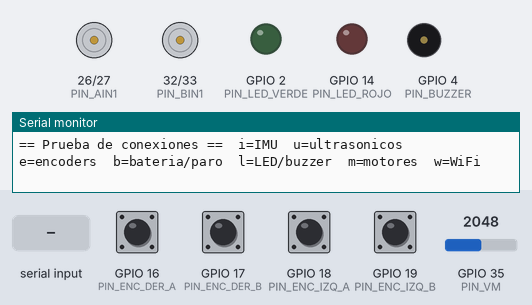
This sketch was run on a simulated ESP32. On the bench: motor-driver pin pairs drawn as motors (green arrow = first pin HIGH = forward, orange = second pin HIGH = backward, longer = more drive, scaled by the enable pin), output pins drawn as LEDs (lit = HIGH), buzzer (waves = sounding, pin HIGH), the last lines printed to the serial monitor. The test bench sets the inputs (shaded band); at power-on: GPIO 16 (PIN_ENC_DER_A), GPIO 17 (PIN_ENC_DER_B), GPIO 18 (PIN_ENC_IZQ_A), GPIO 19 (PIN_ENC_IZQ_B) HIGH, GPIO 35 (PIN_VM) = 2048.

Above: at 1.5 s.
1.6 s: "l\n" received over Serial
At 1.9 s:
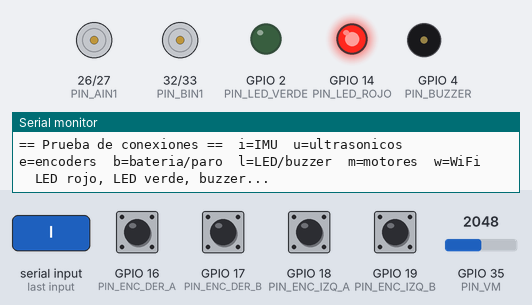
At 2.6 s:
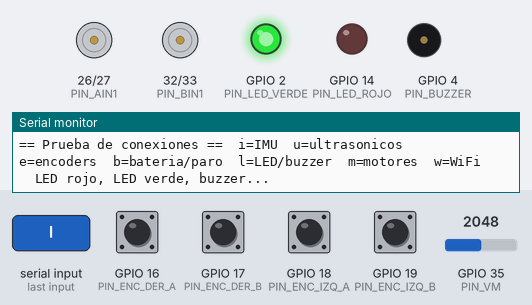
4.5 s: "m\n" received over Serial
7.5 s: "esp32\n" received over Serial
At 8.7 s:
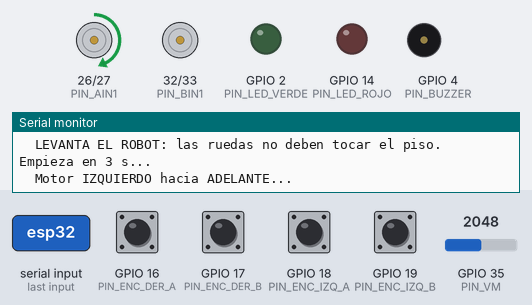
10.5 s: GPIO 17 (PIN_ENC_DER_B) pulled LOW for 1 s
Timing chart, 0 to 13.5 s (numbered marks = the images above; inputs shaded):
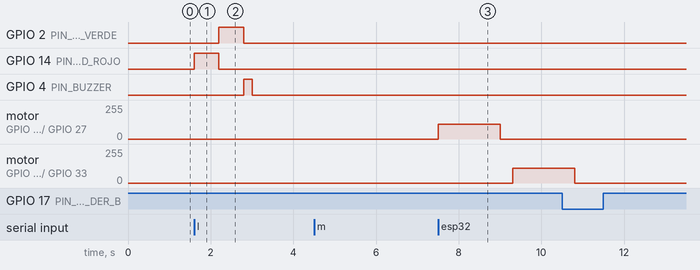

Measured:
- after the input at 1.6 s, GPIO 2 (PIN_LED_VERDE): LOW → HIGH after 0.60 s, → LOW 0.60 s later; GPIO 14 (PIN_LED_ROJO): LOW → HIGH at once, → LOW 0.60 s later; GPIO 4 (PIN_BUZZER): LOW → HIGH after 1.2 s, → LOW 0.20 s later

The sketch:

prueba_conexiones.ino
```cpp
// Prueba de conexiones del robot de carga (ESP32 DevKit V1 de 30 pines).
//
// NO es el firmware del robot: solo sirve para comprobar, pieza por pieza,
// que todo quedó bien cableado. Ver docs/tutorial_conexion.md.
//
// Uso: abre el Monitor Serie a 115200 baudios y escribe una letra:
//   i = buscar la IMU (I2C)        u = leer los 3 ultrasónicos
//   e = ver los encoders           b = voltaje de batería / paro de emergencia
//   l = probar LED y buzzer        m = probar motores (¡ruedas al aire!)
//   w = crear la red WiFi del robot
//
// Solo usa las librerías que ya trae el núcleo "esp32" de Arduino.

#include <WiFi.h>
#include <Wire.h>

// ---- Pines (deben coincidir con docs/tutorial_conexion.md) -----------------
const int PIN_SDA = 21, PIN_SCL = 22;                 // IMU MPU6050
const int PIN_PWMA = 25, PIN_AIN1 = 26, PIN_AIN2 = 27; // Motor izquierdo
const int PIN_PWMB = 13, PIN_BIN1 = 32, PIN_BIN2 = 33; // Motor derecho
const int PIN_ENC_IZQ_A = 18, PIN_ENC_IZQ_B = 19;
const int PIN_ENC_DER_A = 16, PIN_ENC_DER_B = 17;
const int PIN_TRIG_FRENTE = 23, PIN_ECHO_FRENTE = 36;
const int PIN_TRIG_IZQ = 15, PIN_ECHO_IZQ = 39;
const int PIN_TRIG_DER = 5, PIN_ECHO_DER = 34;
const int PIN_VM = 35;                                // Voltaje de motores (divisor)
const int PIN_BUZZER = 4, PIN_LED_ROJO = 14, PIN_LED_VERDE = 2;

// Divisor de voltaje de PIN_VM: 10 kΩ arriba, 2.2 kΩ abajo.
const float DIVISOR = (10000.0 + 2200.0) / 2200.0;

// 11 pulsos por vuelta del motor x reducción 45:1 x 4 flancos (cuadratura).
const float CUENTAS_POR_VUELTA = 11.0 * 45.0 * 4.0;

volatile long cuentasIzq = 0, cuentasDer = 0;

void IRAM_ATTR isrIzqA() { cuentasIzq += (digitalRead(PIN_ENC_IZQ_A) == digitalRead(PIN_ENC_IZQ_B)) ? -1 : 1; }
void IRAM_ATTR isrIzqB() { cuentasIzq += (digitalRead(PIN_ENC_IZQ_A) == digitalRead(PIN_ENC_IZQ_B)) ? 1 : -1; }
void IRAM_ATTR isrDerA() { cuentasDer += (digitalRead(PIN_ENC_DER_A) == digitalRead(PIN_ENC_DER_B)) ? -1 : 1; }
void IRAM_ATTR isrDerB() { cuentasDer += (digitalRead(PIN_ENC_DER_A) == digitalRead(PIN_ENC_DER_B)) ? 1 : -1; }

void motor(int pinPwm, int pinIn1, int pinIn2, int potencia) { // potencia: -255..255
  digitalWrite(pinIn1, potencia > 0);
  digitalWrite(pinIn2, potencia < 0);
  analogWrite(pinPwm, abs(potencia));
}

void pararMotores() {
  motor(PIN_PWMA, PIN_AIN1, PIN_AIN2, 0);
  motor(PIN_PWMB, PIN_BIN1, PIN_BIN2, 0);
}

float voltajeMotores() {
  long mv = 0;
  for (int i = 0; i < 16; i++) mv += analogReadMilliVolts(PIN_VM);
  return (mv / 16.0 / 1000.0) * DIVISOR;
}

float distanciaCm(int trig, int echo) {
  digitalWrite(trig, LOW);
  delayMicroseconds(3);
  digitalWrite(trig, HIGH);
  delayMicroseconds(10);
  digitalWrite(trig, LOW);
  unsigned long us = pulseIn(echo, HIGH, 30000); // 30 ms = unos 5 m
  return us == 0 ? -1 : us / 58.0;
}

void probarImu() {
  Serial.println("Buscando dispositivos I2C...");
  int encontrados = 0;
  for (int dir = 1; dir < 127; dir++) {
    Wire.beginTransmission(dir);
    if (Wire.endTransmission() == 0) {
      Serial.printf("  Dispositivo en 0x%02X%s\n", dir, (dir == 0x68 || dir == 0x69) ? "  <- MPU6050" : "");
      encontrados++;
    }
  }
  if (encontrados == 0) Serial.println("  Nada. Revisa SDA=21, SCL=22, VCC=3V3 y GND.");
}

void probarUltrasonicos() {
  for (int i = 0; i < 10; i++) {
    float f = distanciaCm(PIN_TRIG_FRENTE, PIN_ECHO_FRENTE);
    delay(30); // deja que se apague el eco antes de disparar el siguiente
    float iz = distanciaCm(PIN_TRIG_IZQ, PIN_ECHO_IZQ);
    delay(30);
    float de = distanciaCm(PIN_TRIG_DER, PIN_ECHO_DER);
    Serial.printf("  frente %6.1f cm | izquierda %6.1f cm | derecha %6.1f cm   (-1 = sin eco)\n", f, iz, de);
    delay(300);
  }
}

void probarEncoders() {
  Serial.println("Gira cada rueda con la mano hacia ADELANTE: su cuenta debe SUBIR.");
  Serial.println("Si baja, intercambia los cables amarillo y verde de ese motor.");
  for (int i = 0; i < 20; i++) {
    long iz = cuentasIzq, de = cuentasDer;
    Serial.printf("  izq %7ld (%.2f vueltas) | der %7ld (%.2f vueltas)\n",
                  iz, iz / CUENTAS_POR_VUELTA, de, de / CUENTAS_POR_VUELTA);
    delay(500);
  }
}

void probarBateria() {
  float v = voltajeMotores();
  Serial.printf("  Voltaje en VM: %.2f V\n", v);
  if (v < 2.0) Serial.println("  -> Paro de emergencia PRESIONADO (o falta el divisor / la bateria).");
  else if (v < 9.6) Serial.println("  -> Bateria BAJA: cargala antes de seguir.");
  else Serial.println("  -> Correcto (3S llena = 12.6 V, vacia = 9.0 V).");
}

void probarLedBuzzer() {
  Serial.println("  LED rojo, LED verde, buzzer...");
  digitalWrite(PIN_LED_ROJO, HIGH); delay(600); digitalWrite(PIN_LED_ROJO, LOW);
  digitalWrite(PIN_LED_VERDE, HIGH); delay(600); digitalWrite(PIN_LED_VERDE, LOW);
  digitalWrite(PIN_BUZZER, HIGH); delay(200); digitalWrite(PIN_BUZZER, LOW);
}

// Mueve un motor 1.5 s y avisa si el encoder no contó o contó al revés.
void probarUnMotor(const char* nombre, int pwm, int in1, int in2, volatile long* cuentas) {
  long antes = *cuentas;
  Serial.printf("  %s hacia ADELANTE...\n", nombre);
  motor(pwm, in1, in2, 110);
  delay(1500);
  motor(pwm, in1, in2, 0);
  delay(300);
  long d = *cuentas - antes;
  if (labs(d) < 50) Serial.println("    El encoder no conto: revisa azul=3V3, negro=GND, amarillo/verde.");
  else if (d < 0) Serial.println("    El encoder cuenta al reves: intercambia amarillo y verde.");
  else Serial.printf("    Encoder correcto (%ld cuentas). Si la rueda giro hacia ATRAS, intercambia rojo y blanco.\n", d);
}

void probarMotores() {
  if (voltajeMotores() < 2.0) {
    Serial.println("  Sin voltaje en VM: suelta el paro de emergencia y enciende el interruptor.");
    return;
  }
  Serial.println("  LEVANTA EL ROBOT: las ruedas no deben tocar el piso. Empieza en 3 s...");
  delay(3000);
  probarUnMotor("Motor IZQUIERDO", PIN_PWMA, PIN_AIN1, PIN_AIN2, &cuentasIzq);
  probarUnMotor("Motor DERECHO", PIN_PWMB, PIN_BIN1, PIN_BIN2, &cuentasDer);
  pararMotores();
}

void probarWifi() {
  WiFi.mode(WIFI_AP);
  bool ok = WiFi.softAP("RobotCarga", "robot1234");
  Serial.printf("  Red \"RobotCarga\" (clave robot1234): %s. IP del robot: %s\n",
                ok ? "creada" : "FALLO", WiFi.softAPIP().toString().c_str());
  Serial.println("  Conecta el telefono a esa red para comprobar que aparece.");
}

void menu() {
  Serial.println("\n== Prueba de conexiones ==  i=IMU  u=ultrasonicos  e=encoders  b=bateria/paro  l=LED/buzzer  m=motores  w=WiFi");
}

void setup() {
  Serial.begin(115200);
  for (int p : {PIN_AIN1, PIN_AIN2, PIN_BIN1, PIN_BIN2, PIN_PWMA, PIN_PWMB,
                PIN_TRIG_FRENTE, PIN_TRIG_IZQ, PIN_TRIG_DER,
                PIN_BUZZER, PIN_LED_ROJO, PIN_LED_VERDE}) {
    pinMode(p, OUTPUT);
    digitalWrite(p, LOW);
  }
  pararMotores();
  for (int p : {PIN_ECHO_FRENTE, PIN_ECHO_IZQ, PIN_ECHO_DER}) pinMode(p, INPUT);
  for (int p : {PIN_ENC_IZQ_A, PIN_ENC_IZQ_B, PIN_ENC_DER_A, PIN_ENC_DER_B}) pinMode(p, INPUT_PULLUP);
  attachInterrupt(digitalPinToInterrupt(PIN_ENC_IZQ_A), isrIzqA, CHANGE);
  attachInterrupt(digitalPinToInterrupt(PIN_ENC_IZQ_B), isrIzqB, CHANGE);
  attachInterrupt(digitalPinToInterrupt(PIN_ENC_DER_A), isrDerA, CHANGE);
  attachInterrupt(digitalPinToInterrupt(PIN_ENC_DER_B), isrDerB, CHANGE);
  Wire.begin(PIN_SDA, PIN_SCL);
  delay(300);
  menu();
}

void loop() {
  if (!Serial.available()) return;
  char c = Serial.read();
  switch (c) {
    case 'i': probarImu(); break;
    case 'u': probarUltrasonicos(); break;
    case 'e': probarEncoders(); break;
    case 'b': probarBateria(); break;
    case 'l': probarLedBuzzer(); break;
    case 'm': probarMotores(); break;
    case 'w': probarWifi(); break;
    case '\n': case '\r': return;
    default: Serial.printf("Letra desconocida: %c\n", c);
  }
  menu();
}
```
